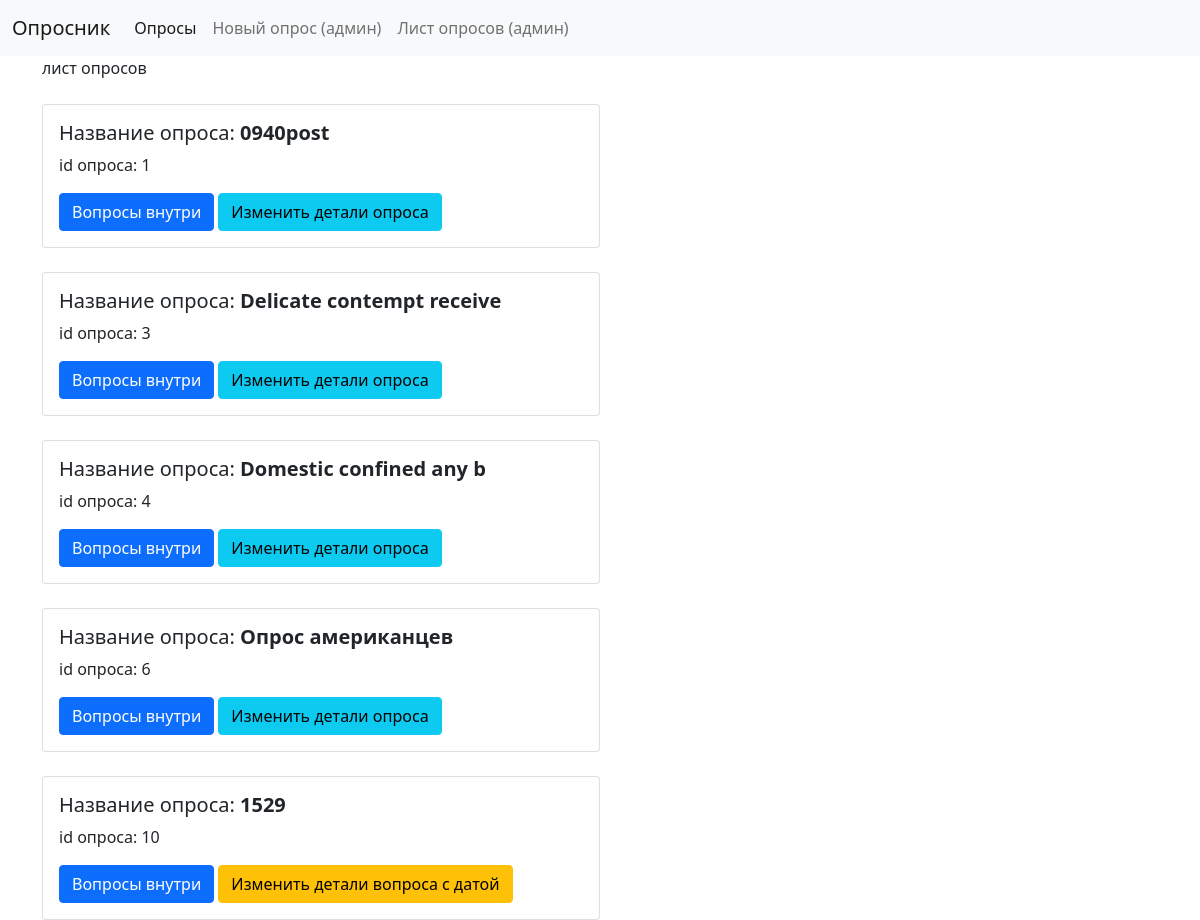
Page /list_admin/ on the committed database.
### app/models.py (models this page shows)
class Opros(models.Model):
    creator = models.ForeignKey(User, related_name='user_id_like', on_delete=models.CASCADE)
    title = models.CharField(max_length=500)
    opisanie = models.CharField(max_length=900)
    date_of_start = models.DateField(blank=True, null=True)
    date_of_end = models.DateField(blank=True, null=True)
    blocked = models.BooleanField(default=False) #можно удалить не используется
    def __str__(self):
        return f'{self.title}'

### app/views.py (the view)
# urls.py: path("list_admin/", views.list_admin, name="list_admin"),
def list_admin(request):
    all_opros = Opros.objects.all()
    return render(request, "app/list_admin.html", {
        "all_opros": all_opros,
    })

### app/templates/app/list_admin.html (shortened to what this page needs)
{% extends "app/layout.html" %}
{% block body %}
лист опросов <br>
    {% for opros in all_opros %}
        <div class="col-sm-6">
            <div class="card mt-4">
                <div class="card-body">
                    <h5 class="card-title">Название опроса: <b>{{opros}}</b></h5>
                    <p class="card-text">id опроса: {{opros.id}}</p>
                    <a href="{% url 'opros_detailed' opros.id %}" class="btn btn-primary">Вопросы внутри</a>
                    {% if opros.date_of_start == None1 %}
                        <a href="{% url 'edit_opros' opros.pk %}" class="btn btn-info">Изменить детали опроса </a>
                    {% else %}
                        <a href="{% url 'edit_opros' opros.id %}" class="btn btn-warning">Изменить детали вопроса с датой</a>
                    {% endif %}
                </div>
            </div>
        </div>
    {% endfor %}
    {% endblock %}

### rows in the picture
Opros: title "0940post", id "1", shows "Изменить детали опроса"
Opros: title "Delicate contempt receive", id "3", shows "Изменить детали опроса"
Opros: title "Domestic confined any b", id "4", shows "Изменить детали опроса"
Opros: title "Опрос американцев", id "6", shows "Изменить детали опроса"
Opros: title "1529", id "10", date_of_start "Изменить детали вопроса с датой"
